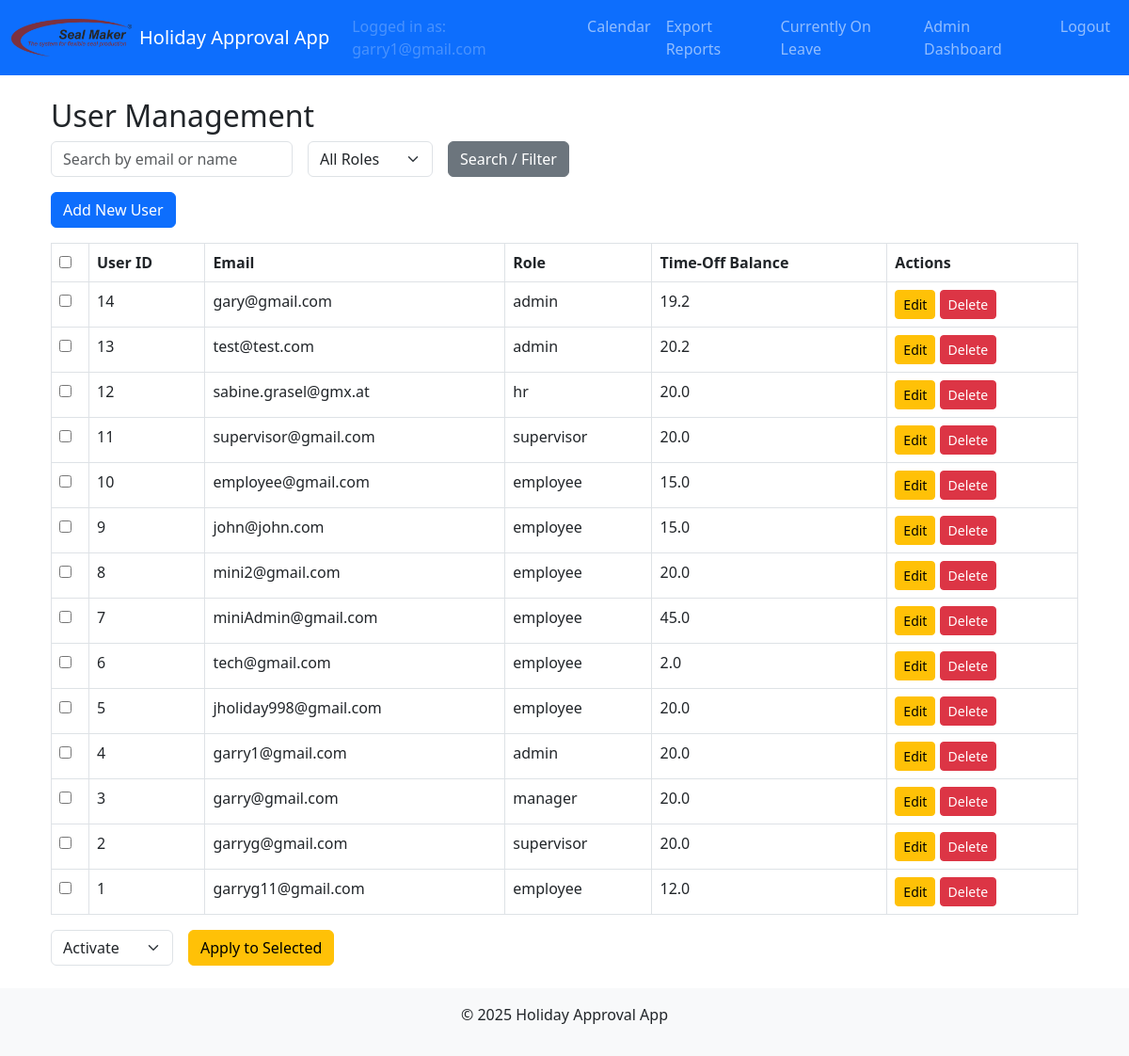
Page /admin/users (signed in) on the earlier database version.
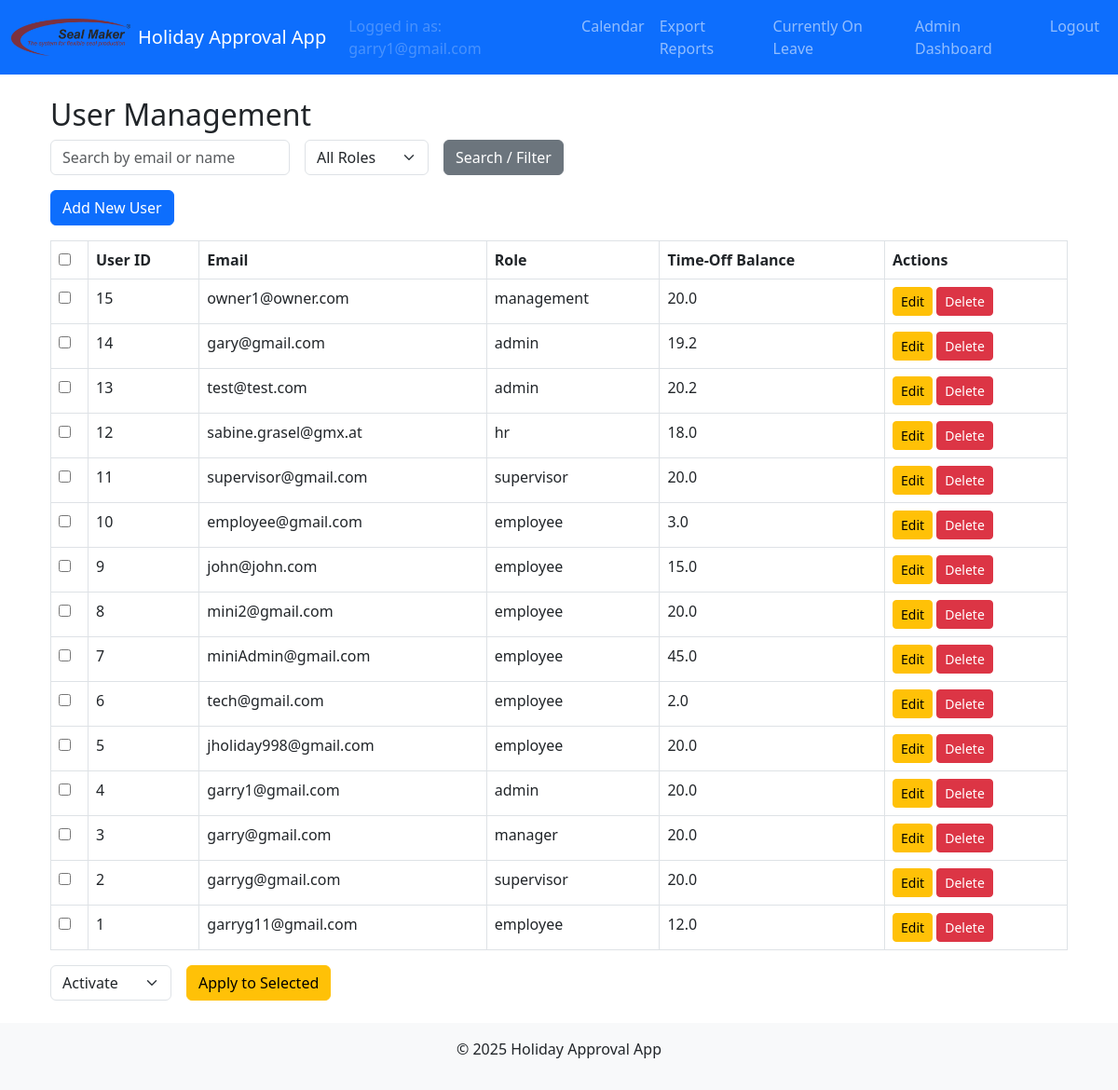
Same page on the later database version.
### models.py (models this page shows, shortened)
class User(UserMixin, db.Model):
    id = db.Column(db.Integer, primary_key=True)
    email = db.Column(db.String(120), unique=True, nullable=False)
    name = db.Column(db.String(120), nullable=True)           # Full name field
    cost_center = db.Column(db.String(50), nullable=True)       # Cost center field
    password_hash = db.Column(db.String(128), nullable=False)
    role = db.Column(db.String(20), nullable=False)             # Roles: employee, supervisor, manager, admin, hr, sub-admin
    time_off_balance = db.Column(db.Float, nullable=False, default=20.0, server_default="20.0")
    active = db.Column(db.Boolean, nullable=False, default=True, server_default="1")
    department = db.Column(db.String(100), nullable=True)       # Department field
    force_password_reset = db.Column(db.Boolean, nullable=False, default=False, server_default="0")

### admin/routes.py (the view)
@admin_bp.route('/users', methods=['GET'])
@login_required
@admin_required
def users():
    search_term = request.args.get('search', '').strip()
    role_filter = request.args.get('role', '').strip()
    query = User.query
    if search_term:
        like_pattern = f"%{search_term}%"
        query = query.filter((User.email.ilike(like_pattern)) | (User.name.ilike(like_pattern)))
    if role_filter:
        query = query.filter_by(role=role_filter)
    users_list = query.order_by(User.id.desc()).all()
    return render_template('admin_users.html', users=users_list)

### admin/routes.py (called while the page is built)
def admin_required(func):
    @wraps(func)
    def wrapper(*args, **kwargs):
        if current_user.role not in ['admin', 'sub-admin']:
            flash(_("Access denied: Admins only."), "danger")
            return redirect(url_for('main.calendar'))
        return func(*args, **kwargs)
    return wrapper

### app.py (called while the page is built, shortened)
def create_app():
    app = Flask(__name__)
    app.config.from_object(Config)
    db.init_app(app)
    migrate.init_app(app, db)
    login_manager.init_app(app)
    bcrypt.init_app(app)
    mail.init_app(app)
    babel = Babel(app)
    babel.locale_selector_func = lambda: request.accept_languages.best_match(app.config['LANGUAGES'])
    @app.context_processor
    def inject_locale():
        return dict(get_locale=babel.locale_selector_func)
    login_manager.login_view = 'auth.login'
    @login_manager.user_loader
    def load_user(user_id):
        return User.query.get(int(user_id))

### templates/admin_users.html (shortened to what this page needs)
{% extends "layout.html" %}
{% block content %}
<div class="container">
  <h2>User Management</h2>
  <form class="row g-3 mb-3" method="GET" action="{{ url_for('admin.users') }}">
    <div class="col-auto">
      <input
        type="text"
        name="search"
        class="form-control"
        placeholder="Search by email or name"
        value="{{ request.args.get('search', '') }}"
      >
    </div>
    <div class="col-auto">
      <select name="role" class="form-select">
        <option value="">All Roles</option>
      </select>
    </div>
    <div class="col-auto">
      <button type="submit" class="btn btn-secondary">Search / Filter</button>
    </div>
  </form>
  <a href="{{ url_for('admin.new_user') }}" class="btn btn-primary mb-3">Add New User</a>
  {% if users %}
    <form method="POST" action="{{ url_for('admin.bulk_user_action') }}">
      <table class="table table-bordered">
        <thead>
          <tr>
            <th style="width: 40px;">
              <input
                type="checkbox"
                id="select-all"
                onclick="toggleAllCheckboxes(this)"
                title="Select / Deselect All"
              >
            </th>
            <th>User ID</th>
            <th>Email</th>
            <th>Role</th>
            <th>Time-Off Balance</th>
            <th>Actions</th>
          </tr>
        </thead>
        <tbody>
          {% for user in users %}
          <tr>
            <td>
              <input
                type="checkbox"
                name="user_ids"
                value="{{ user.id }}"
              >
            </td>
            <td>{{ user.id }}</td>
            <td>{{ user.email }}</td>
            <td>{{ user.role }}</td>
            <td>{{ user.time_off_balance }}</td>
            <td>
              <a href="{{ url_for('admin.edit_user', user_id=user.id) }}" class="btn btn-warning btn-sm">
                Edit
              </a>
              <form
                action="{{ url_for('admin.delete_user', user_id=user.id) }}"
                method="POST"
                style="display:inline;"
              >
                <button
                  type="submit"
                  class="btn btn-danger btn-sm"
                  onclick="return confirm('Delete this user?');"
                >
                  Delete
                </button>
              </form>
            </td>
          </tr>
          {% endfor %}
        </tbody>
      </table>
      <div class="row g-3">
        <div class="col-auto">
          <select name="action" class="form-select">
            <option value="activate">Activate</option>
          </select>
        </div>
        <div class="col-auto">
          <button type="submit" class="btn btn-warning">
            Apply to Selected
          </button>
        </div>
      </div>
    </form>
  {% else %}
    <p>No users found.</p>
  {% endif %}
</div>
{% endblock %}

### templates/layout.html (shortened to what this page needs)
<!doctype html>
<html lang="{{ get_locale() }}">
  <head>
    <link
      href="https://cdn.jsdelivr.net/npm/bootstrap@5.3.0/dist/css/bootstrap.min.css"
      rel="stylesheet"
    >
    <link rel="stylesheet" href="{{ url_for('static', filename='css/styles.css') }}">
  </head>
  <body>
    <nav class="navbar navbar-expand-lg navbar-dark bg-primary">
      <div class="container-fluid">
        <a class="navbar-brand d-flex align-items-center" href="{{ url_for('main.calendar') }}">
          <img
            src="{{ url_for('static', filename='img/logo.png') }}"
            alt="{{ _('Company Logo') }}"
            height="40"
            class="me-2"
          >
          <span>{{ _("Holiday Approval App") }}</span>
        </a>
        <div class="collapse navbar-collapse" id="navbarSupportedContent">
          <ul class="navbar-nav ms-auto">
            {% if current_user.is_authenticated %}
              <li class="nav-item">
                <span class="nav-link disabled">
                  {{ _("Logged in as:") }} {{ current_user.email }}
                </span>
              </li>
              <li class="nav-item">
                <a class="nav-link" href="{{ url_for('main.calendar') }}">{{ _("Calendar") }}</a>
              </li>
              <li class="nav-item">
                <a class="nav-link" href="{{ url_for('main.export_reports') }}">{{ _("Export Reports") }}</a>
              </li>
              <li class="nav-item">
                <a class="nav-link" href="{{ url_for('main.currently_on_leave') }}">{{ _("Currently On Leave") }}</a>
              </li>
              {% if current_user.role == 'employee' %}
                <li class="nav-item">
                  <a class="nav-link" href="{{ url_for('main.new_holiday_request') }}">{{ _("Request") }}</a>
                </li>
                <li class="nav-item">
                  <a class="nav-link" href="{{ url_for('main.employee_dashboard') }}">{{ _("Employee Dashboard") }}</a>
                </li>
              {% elif current_user.role == 'supervisor' %}
                <li class="nav-item">
                  <a class="nav-link" href="{{ url_for('main.supervisor_dashboard') }}">{{ _("Supervisor Dashboard") }}</a>
                </li>
              {% elif current_user.role == 'manager' %}
                <li class="nav-item">
                  <a class="nav-link" href="{{ url_for('main.manager_dashboard') }}">{{ _("Manager Dashboard") }}</a>
                </li>
              {% elif current_user.role == 'admin' %}
                <li class="nav-item">
                  <a class="nav-link" href="{{ url_for('admin.dashboard') }}">{{ _("Admin Dashboard") }}</a>
                </li>
              {% elif current_user.role == 'hr' %}
                <li class="nav-item">
                  <a class="nav-link" href="{{ url_for('hr.dashboard') }}">{{ _("HR Dashboard") }}</a>
                </li>
              {% elif current_user.role == 'management' %}
                <li class="nav-item">
                  <a class="nav-link" href="{{ url_for('main.management_dashboard') }}">{{ _("Management Dashboard") }}</a>
                </li>
              {% endif %}
              <li class="nav-item">
                <a class="nav-link" href="{{ url_for('auth.logout') }}">{{ _("Logout") }}</a>
              </li>
            {% else %}
              <li class="nav-item">
                <a class="nav-link" href="{{ url_for('auth.login') }}">{{ _("Login") }}</a>
              </li>
            {% endif %}
          </ul>
        </div>
      </div>
    </nav>
    <div class="container my-4">
      {% block content %}{% endblock %}
    </div>
    <footer class="bg-light text-center p-3">
      <div class="container">
        <p>&copy; 2025 {{ _("Holiday Approval App") }}</p>
      </div>
    </footer>
  </body>
</html>

Differences in the rows shown:
added User: id "15", email "owner1@owner.com", role "management", time_off_balance "20.0"
changed User "sabine.grasel@gmx.at": time_off_balance "20.0" → "18.0"
changed User "employee@gmail.com": time_off_balance "15.0" → "3.0"
